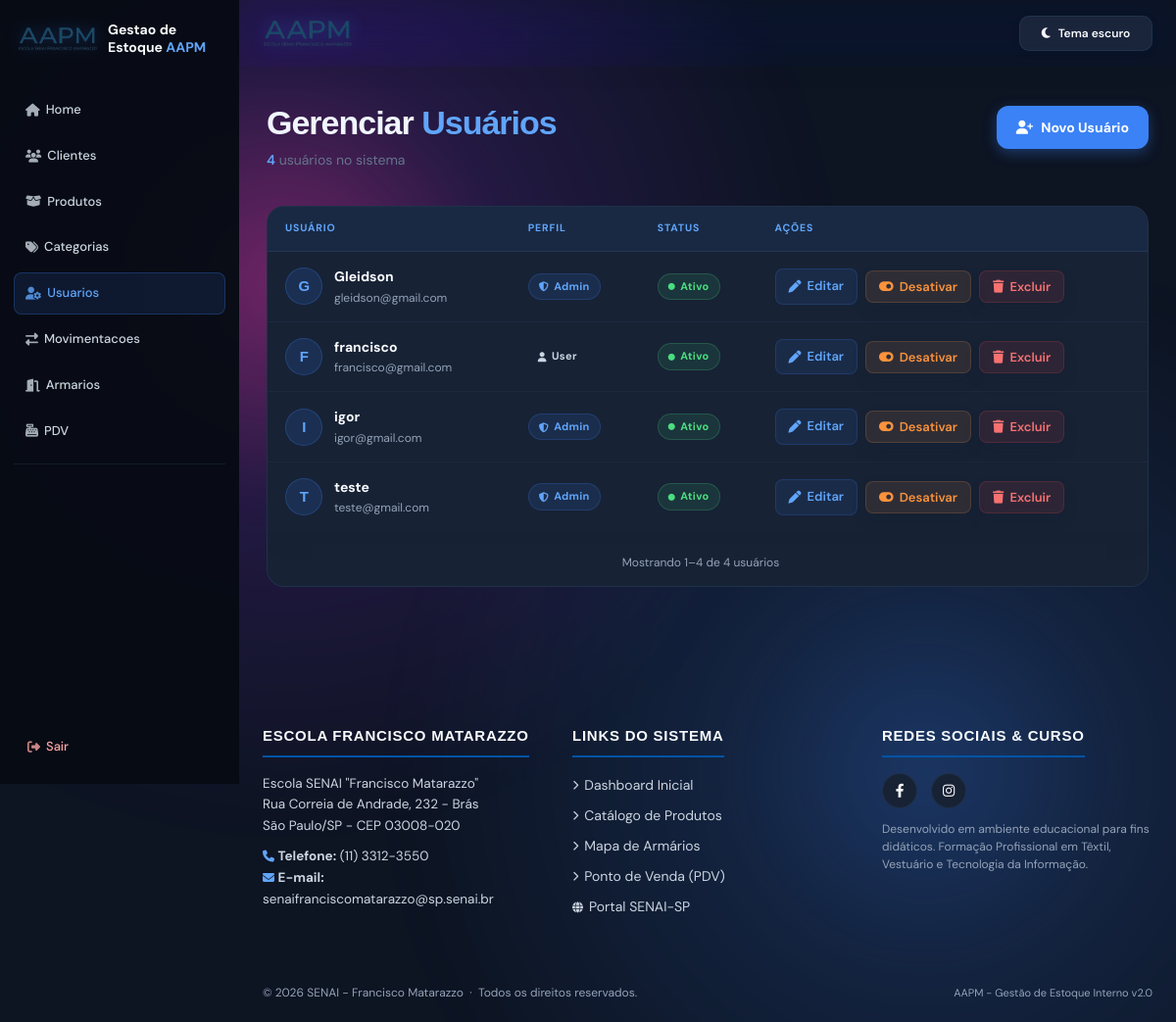
The app's page /usuarios/ (signed in), older data.
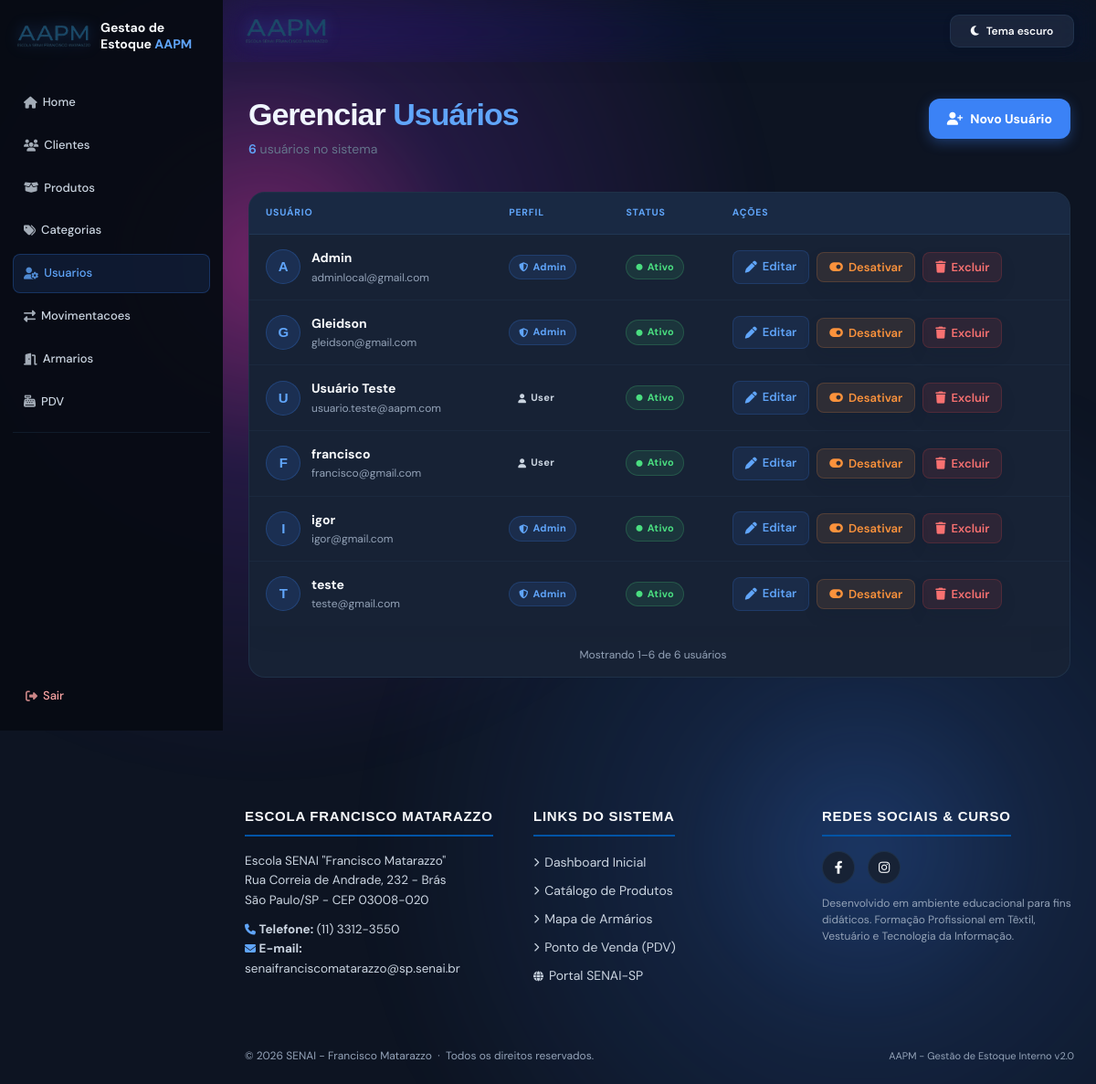
The same page, newer data.
### app/models/usuario.py (models this page shows)
class Usuario(Base):
    __tablename__ = "usuarios"
    id = Column(Integer, primary_key=True, index=True)
    nome = Column(String(255), nullable=False)
    email = Column(String(255), unique=True, nullable=False)
    senha_hash = Column(String(255), nullable=False)
    role = Column(String(20), default="user")
    ativo = Column(Boolean, default=True)
    criado_em = Column(DateTime, server_default=func.now())

### app/controllers/admin_controller.py (the view)
@router.get("/")
def listar_usuarios(
    request: Request,
    pagina: int = 1,
    por_pagina: int = 16,
    db: Session = Depends(get_db),
    admin = Depends(get_admin)
):
    resultado = paginar(db.query(Usuario).order_by(Usuario.nome), pagina, por_pagina)
    return templates.TemplateResponse(
        request,
        "usuarios/index.html",
        {
            "request": request,
            "usuario": admin,   # ← era "admin", corrigido para "usuario"
            "usuarios": resultado.itens,
            "pagina": resultado.atual,
            "por_pagina": resultado.por_pagina,
            "total_paginas": resultado.total_paginas,
            "total_usuarios": resultado.total_itens,
        }
    )

### app/templates/usuarios/index.html (shortened to what this page needs)
{% extends "base.html" %}
{% from "components/pagination.html" import render as render_pagination with context %}
{% block head %}
<link rel="stylesheet" href="/static/css/usuarios_index.css">
{% endblock %}
{% block content %}
<div class="page-wrap">
  <div class="page-header">
    <div>
      <h1 class="page-title">Gerenciar <span>Usuários</span></h1>
      <p class="page-subtitle">
        <span>{{ total_usuarios }}</span> usuário{{ 's' if total_usuarios != 1 }} no sistema
      </p>
    </div>
    <a href="/usuarios/novo" class="btn-novo">
      <i class="fas fa-user-plus"></i> Novo Usuário
    </a>
  </div>
  <div class="table-wrap">
    {% if usuarios %}
    <table class="usuarios-table">
      <thead>
        <tr>
          <th>Usuário</th>
          <th>Perfil</th>
          <th>Status</th>
          <th>Ações</th>
        </tr>
      </thead>
      <tbody>
        {% for u in usuarios %}
        <tr>
          <td>
            <div class="user-cell">
              <div class="avatar">{{ u.nome[0].upper() }}</div>
              <div>
                <div class="user-name">{{ u.nome }}</div>
                <div class="user-email">{{ u.email }}</div>
              </div>
            </div>
          </td>
          <td>
            <span class="badge badge-{{ u.role }}">
              <i class="fas fa-{{ 'shield-halved' if u.role == 'admin' else 'user' }} usuarios_index-inline-0c8a27e103"></i>
              {{ u.role | capitalize }}
            </span>
          </td>
          <td>
            <span class="badge badge-{{ 'ativo' if u.ativo else 'inativo' }}">
              <i class="fas fa-circle usuarios_index-inline-846228a01c"></i>
              {{ 'Ativo' if u.ativo else 'Inativo' }}
            </span>
          </td>
          <td>
            <div class="actions">
              <a href="/usuarios/{{ u.id }}/editar" class="btn-action btn-edit">
                <i class="fas fa-pen"></i> Editar
              </a>
              <form action="/usuarios/{{ u.id }}/toggle-ativo" method="post" class="usuarios_index-inline-1da9facb4d">
                <button type="button" class="btn-action btn-toggle {{ 'ativar' if not u.ativo else '' }}"
                  title="{{ 'Ativar usuário' if not u.ativo else 'Desativar usuário' }}"
                  onclick="abrirModalConfirmacao('/usuarios/{{ u.id }}/toggle-ativo', null, '{{ u.nome }}', '{{ 'ativar' if not u.ativo else 'desativar' }}');">
                  <i class="fas fa-{{ 'toggle-on' if u.ativo else 'toggle-off' }}"></i>
                  {{ 'Desativar' if u.ativo else 'Ativar' }}
                </button>
              </form>
              <form action="/usuarios/{{ u.id }}/excluir" method="post" class="usuarios_index-inline-1da9facb4d">
                <button type="button" class="btn-action btn-delete" title="Excluir usuário"
                  onclick="abrirModalConfirmacao(null, '/usuarios/{{ u.id }}/excluir', '{{ u.nome }}');">
                  <i class="fas fa-trash"></i> Excluir
                </button>
              </form>
            </div>
          </td>
        </tr>
        {% endfor %}
      </tbody>
    </table>
    {{ render_pagination(pagina, por_pagina, total_usuarios, total_paginas, 'usuários') }}
    {% endif %}
  </div>
</div>
{% endblock %}

### app/templates/base.html (shortened to what this page needs)
<!DOCTYPE html>
<html lang="pt-BR">
<head>
    <link rel="stylesheet" href="/static/style.css">
    {% block head %}{% endblock %}
    <link rel="stylesheet" href="https://cdnjs.cloudflare.com/ajax/libs/font-awesome/6.4.0/css/all.min.css">
    <link rel="stylesheet" href="/static/css/base.css">
    <link rel="stylesheet" href="/static/css/components_modal_confirmacao.css">
</head>
<body class="{{ 'has-sidebar' if usuario else '' }}">
    <header>
        <div class="container">
            <div class="header-top">
                <div class="header-content">
                    <img src="/static/logo/logoAAPM-transparent.png" alt="Logo AAPM" class="logo-header">
                </div>
                <button type="button" class="btn-theme-toggle" id="theme-toggle" onclick="toggleTema()"
                    aria-label="Ativar tema claro" title="Alternar tema">
                    <i class="fas fa-moon" id="theme-icon" aria-hidden="true"></i>
                    <span id="theme-text">Tema escuro</span>
                </button>
            </div>
        </div>
    </header>
    {% if usuario %}
    {% set current_path = request.url.path if request is defined else '' %}
    {% set is_home = current_path == '/' %}
    {% set is_cliente = current_path == '/cliente' or current_path.startswith('/cliente/') %}
    {% set is_produtos = current_path == '/produtos' or current_path.startswith('/produtos/') %}
    {% set is_categorias = current_path == '/categorias' or current_path.startswith('/categorias/') %}
    {% set is_usuarios = current_path == '/usuarios' or current_path.startswith('/usuarios/') %}
    {% set is_movimentacoes = current_path == '/movimentacoes' or current_path.startswith('/movimentacoes/') %}
    {% set is_armarios = current_path == '/armarios' or current_path.startswith('/armarios/') %}
    {% set is_pdv = current_path == '/pdv' or current_path.startswith('/pdv/') %}
    {% set is_admin = usuario.role == 'admin' %}
    <aside class="sidebar" id="sidebar" aria-label="Navegacao principal">
        <a class="sidebar-brand" href="/">
            <img src="/static/logo/logoAAPM-transparent.png" alt="Logo AAPM" class="logo-header">
            <span class="sidebar-brand-name">Gestao de Estoque <span>AAPM</span></span>
        </a>
        <nav class="sidebar-nav">
            <a href="/" class="nav-btn {{ 'active' if is_home else '' }}" ><i class="fas fa-house"></i> Home</a>
            {% if is_admin %}
            <a href="/cliente" class="nav-btn {{ 'active' if is_cliente else '' }}" ><i class="fas fa-users"></i> Clientes</a>
            {% endif %}
            <a href="/produtos" class="nav-btn {{ 'active' if is_produtos else '' }}" ><i class="fas fa-box-open"></i> Produtos</a>
            {% if is_admin %}
            <a href="/categorias" class="nav-btn {{ 'active' if is_categorias else '' }}" ><i class="fas fa-tags"></i> Categorias</a>
            <a href="/usuarios" class="nav-btn {{ 'active' if is_usuarios else '' }}" {% if is_usuarios
                %}aria-current="page" {% endif %}><i class="fas fa-user-gear"></i> Usuarios</a>
            <a href="/movimentacoes" class="nav-btn {{ 'active' if is_movimentacoes else '' }}" ><i class="fas fa-exchange-alt"></i> Movimentacoes</a>
            {% endif %}
            <a href="/armarios" class="nav-btn {{ 'active' if is_armarios else '' }}" ><i class="fas fa-door-open"></i> Armarios</a>
            <a href="/pdv" class="nav-btn {{ 'active' if is_pdv else '' }}" ><i class="fas fa-cash-register"></i> PDV</a>
            <div class="nav-divider"></div>
            <a href="/auth/logout" class="nav-btn logout"><i class="fas fa-right-from-bracket"></i> Sair</a>
        </nav>
    </aside>
    {% endif %}
    <main>
        {% block content %}{% endblock %}
    </main>
    <footer>
        <div class="footer-grid">
            <div class="footer-col">
                <h3>Escola Francisco Matarazzo</h3>
                <p class="base-inline-2d98adf5c6">
                    Escola SENAI "Francisco Matarazzo"<br>
                    Rua Correia de Andrade, 232 - Brás<br>
                    São Paulo/SP - CEP 03008-020
                </p>
                <p>
                    <i class="fas fa-phone base-inline-ad79b563f8"></i>
                    <strong>Telefone:</strong> (11) 3312-3550<br>
                    <i class="fas fa-envelope base-inline-ad79b563f8"></i>
                    <strong>E-mail:</strong> senaifranciscomatarazzo@sp.senai.br
                </p>
            </div>
            {% if usuario %}
            <div class="footer-col">
                <h3>Links do Sistema</h3>
                <ul>
                    <li><a href="/"><i class="fas fa-chevron-right base-inline-cdc34a99ce"></i> Dashboard Inicial</a>
                    </li>
                    <li><a href="/produtos"><i class="fas fa-chevron-right base-inline-cdc34a99ce"></i> Catálogo de
                            Produtos</a></li>
                    <li><a href="/armarios"><i class="fas fa-chevron-right base-inline-cdc34a99ce"></i> Mapa de
                            Armários</a></li>
                    <li><a href="/pdv"><i class="fas fa-chevron-right base-inline-cdc34a99ce"></i> Ponto de Venda
                            (PDV)</a></li>
                    <li><a href="https://sp.senai.br" target="_blank"><i class="fas fa-globe base-inline-e9e0e4af65"
                               ></i> Portal SENAI-SP</a></li>
                </ul>
            </div>
            {% endif %}
            <div class="footer-col">
                <h3>Redes Sociais & Curso</h3>
                <div class="social-links">
                    <a href="https://www.facebook.com/senaifranciscomatarazzo" target="_blank" title="Facebook SENAI"><i
                            class="fab fa-facebook-f"></i></a>
                    <a href="https://www.instagram.com/senaibras" target="_blank" title="Instagram SENAI"><i
                            class="fab fa-instagram"></i></a>
                </div>
                <p class="base-inline-abc1951692">
                    Desenvolvido em ambiente educacional para fins didáticos. Formação Profissional em Têxtil, Vestuário
                    e Tecnologia da Informação.
                </p>
            </div>
        </div>
        <div class="footer-bottom">
            <div class="footer-bottom-container">
                <p>&copy; 2026 SENAI - Francisco Matarazzo &nbsp;·&nbsp; Todos os direitos reservados.</p>
                <p class="base-inline-296cec099b">AAPM - Gestão de Estoque Interno v2.0</p>
            </div>
        </div>
    </footer>
</body>
</html>

### app/templates/components/pagination.html (shortened to what this page needs)
{% macro render(pagina, por_pagina, total_itens, total_paginas, item_nome='registros') %}
{% set inicio = (pagina - 1) * por_pagina + 1 if total_itens else 0 %}
{% set fim = [pagina * por_pagina, total_itens] | min %}
{% if total_itens > 2 %}
<div class="server-pagination">
  <span id="paginationSummary" class="server-pagination__summary" aria-live="polite">
    {% if total_itens %}Mostrando {{ inicio }}–{{ fim }} de {{ total_itens }} {{ item_nome }}{% else %}Nenhum {{ item_nome }} encontrado{% endif %}
  </span>
</div>
{% endif %}
{% endmacro %}

### app/static/style.css (style rules this page uses)
:root { --bg-base: #dfeaf7; --bg-base-2: #eef5ff; --orb-1: rgba(59, 130, 246, 0.18); --orb-2: rgba(147, 197, 253, 0.16); --orb-3: rgba(168, 85, 247, 0.10); --grid: rgba(37, 99, 235, 0.06); --bg-panel: rgba(15, 23, 42, 0.72); --bg-panel-strong: rgba(17, 24, 39, 0.92); --bg-soft: rgba(255, 255, 255, 0.04); --border: rgba(148, 163, 184, 0.18); --text: #e2e8f0; --text-muted: #94a3b8; --primary: #3b82f6; --primary-2: #60a5fa; --purple: #8b5cf6; --success: #10b981; --shadow: rgba(15, 23, 42, 0.4); }
html { scroll-behavior: smooth; }
body { position: relative; min-height: 100vh; background: linear-gradient(120deg, #1d0d5c 0%, #2f0d77 18%, #5a0c6f 42%, #1d4de0 72%, #120d2d 100%); background-size: 180% 180%; animation: bgFlow 18s ease-in-out infinite alternate; overflow-x: hidden; }
body::before, body::after { content: ""; position: fixed; inset: auto; pointer-events: none; z-index: 0; }
body::before { width: 72rem; height: 72rem; left: -18rem; top: -18rem; border-radius: 50%; background: radial-gradient(circle, rgba(255, 60, 200, 0.42) 0%, rgba(147, 51, 234, 0.16) 28%, transparent 68%); filter: blur(24px); animation: driftGlow 18s ease-in-out infinite alternate; }
body::after { width: 68rem; height: 68rem; right: -18rem; bottom: -18rem; border-radius: 50%; background: radial-gradient(circle, rgba(59, 130, 246, 0.32) 0%, rgba(59, 130, 246, 0.14) 26%, transparent 70%); filter: blur(28px); animation: driftGlowTwo 20s ease-in-out infinite alternate; }
body > * { position: relative; z-index: 1; }
body .app-shell, body main, body header, body footer, body section, body article, body aside, body nav { background: transparent; }
main, header, footer, section, article, nav, aside { position: relative; z-index: 1; }
button, .btn, .btn-card, .btn-theme-toggle, input, select, textarea { transition: all 0.25s ease; }
button, .btn, .btn-card, .btn-theme-toggle { border-radius: 14px; border: 1px solid transparent; cursor: pointer; box-shadow: 0 8px 18px rgba(15, 23, 42, 0.08); }

Row changes from the older to the newer data that the page shows:
added Usuario: nome "A", nome "Admin", email "adminlocal@gmail.com", role "Admin", ativo "Ativo", ativo "Desativar"
added Usuario: nome "U", nome "Usuário Teste", email "usuario.teste@aapm.com", role "User", ativo "Ativo", ativo "Desativar"
Text that changed along with them:
{{ total_usuarios }}: "4" → "6"
{{ fim }}: "4" → "6"
{{ total_itens }}: "4" → "6"
